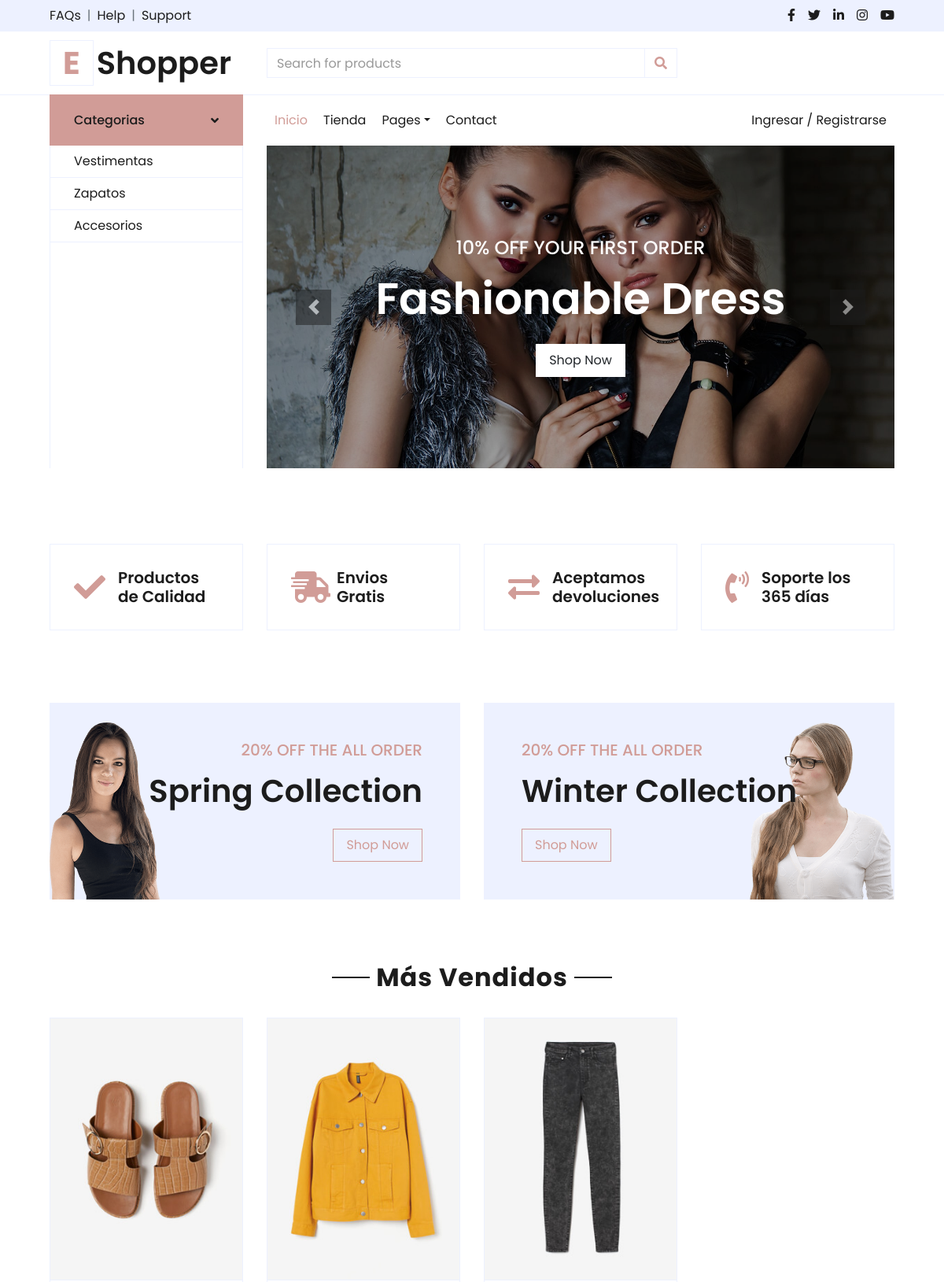
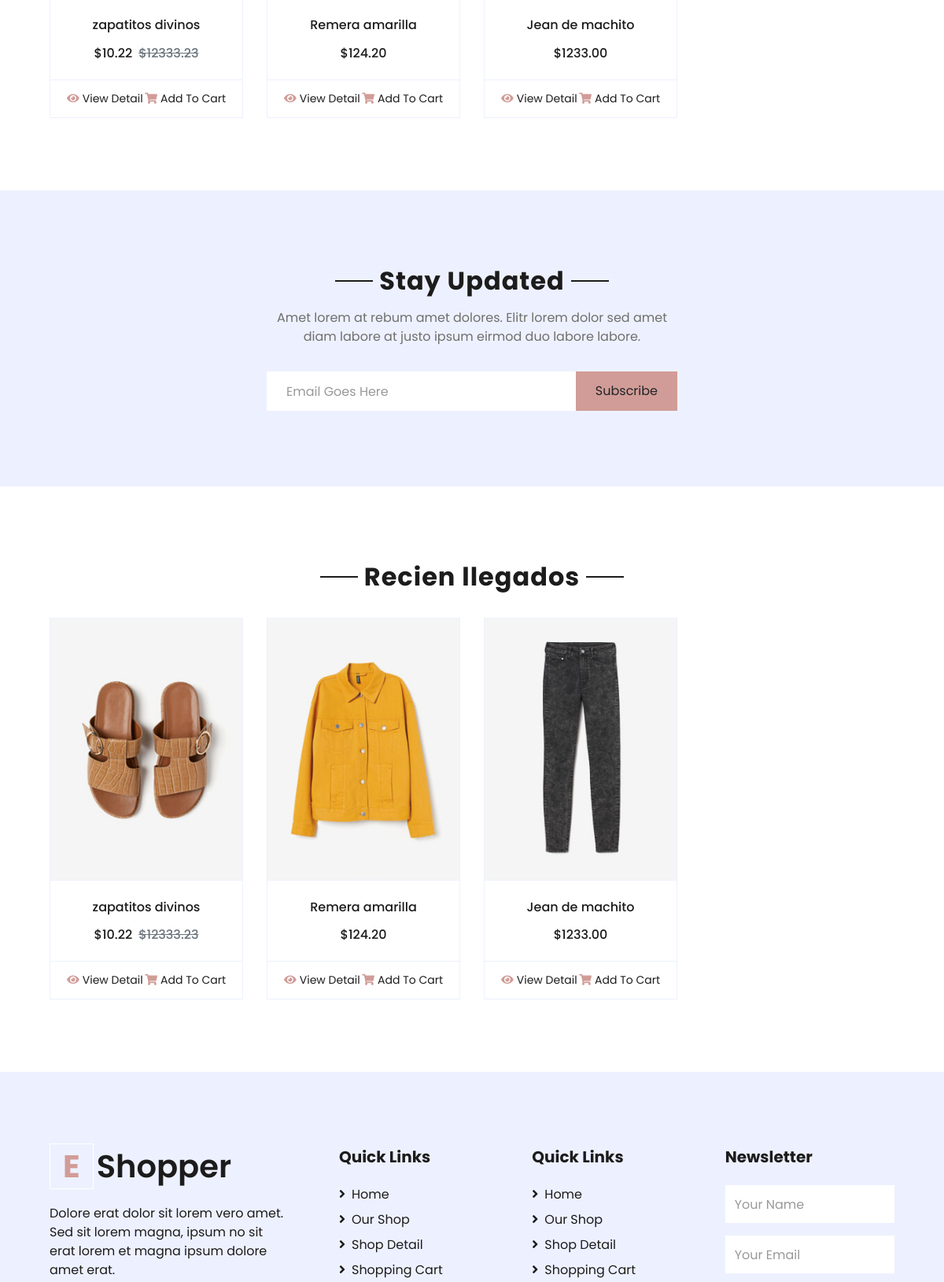
/ (upper part), run on an earlier commit of the app's database (2 pictures, top to bottom).
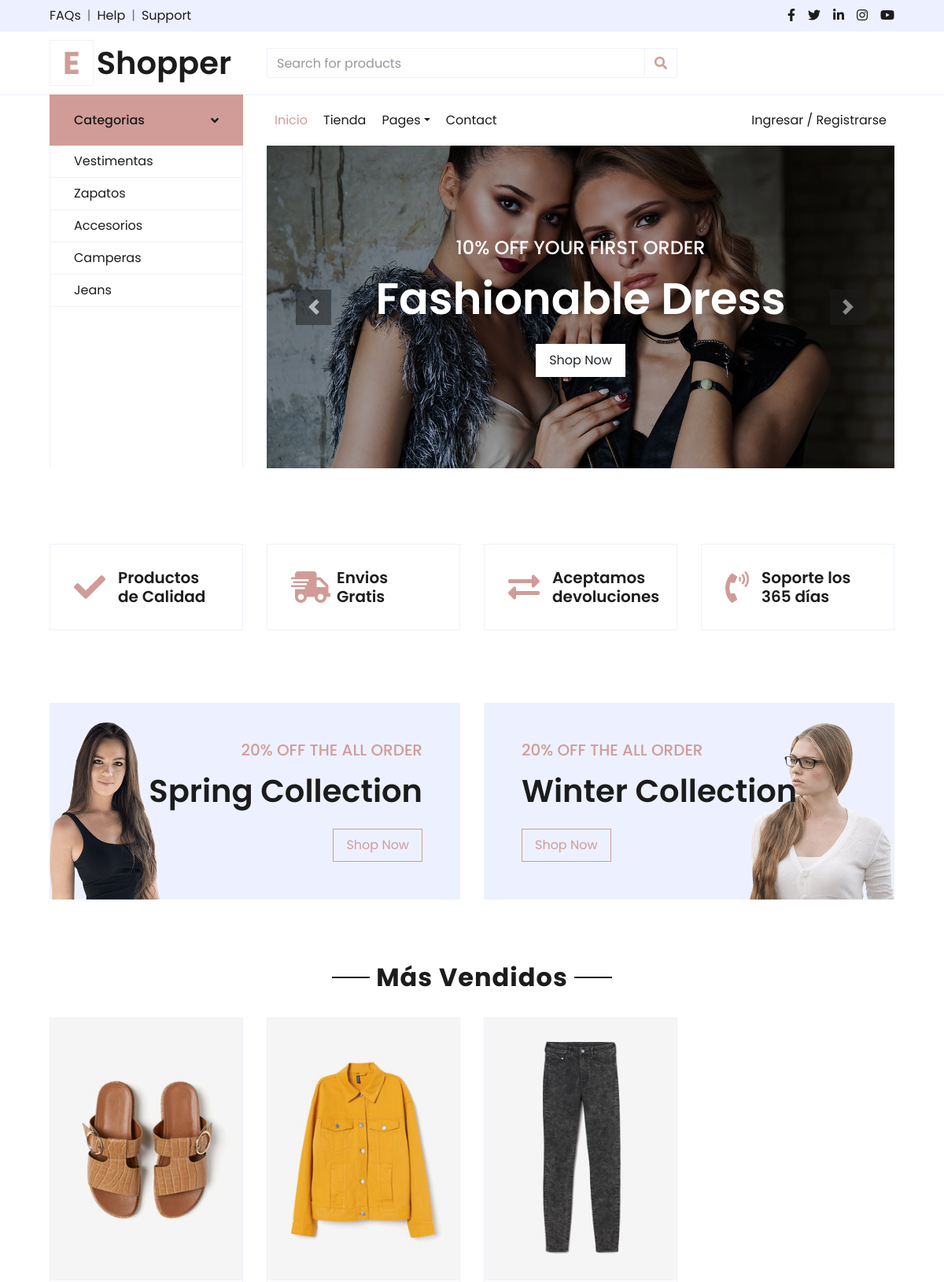
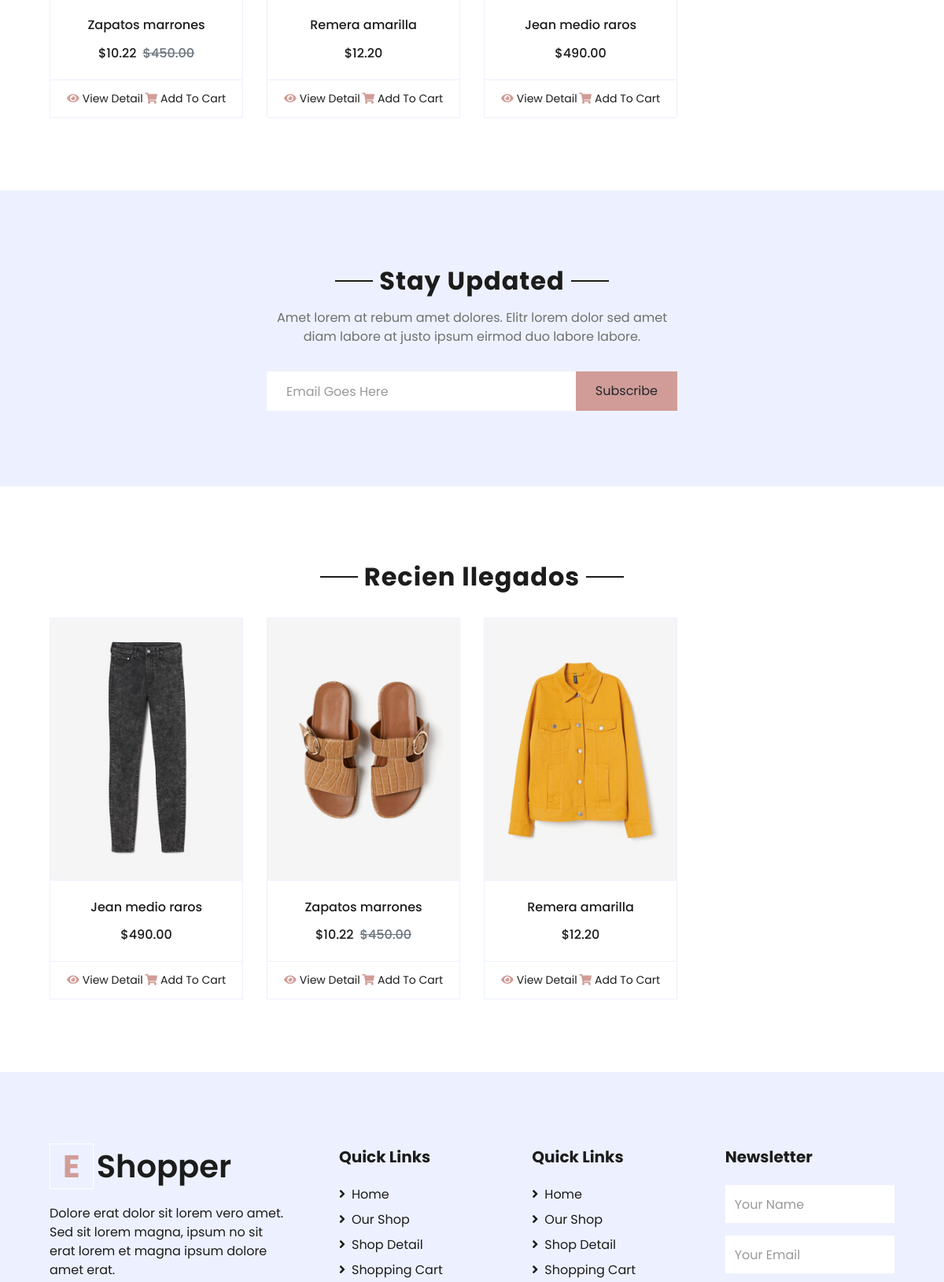
And on a later commit of the database (2 pictures, top to bottom).
### Tiendaweb/models.py (models this page shows, shortened)
class Categoria(models.Model):
	Nombre = models.CharField(max_length=30, primary_key=True)
	Cantidad = models.PositiveSmallIntegerField(default=0)
	Imagen = models.ImageField('Imagen:', upload_to='img_productos/Categoria/', default='')

class Imagene(models.Model):
	producto = models.ForeignKey(Producto, null=False, on_delete=models.CASCADE)
	Img1 = models.ImageField('Imagen Principal:', upload_to='img_productos/', default='')
	Recorte1 = ImageRatioField('Img1', '277x377')
	Img2 = models.ImageField('Imagen 2:', upload_to='img_productos/', default='')
	Recorte2 = ImageRatioField('Img2', '277x377')
	Img3 = models.ImageField('Imagen 3:', upload_to='img_productos/', default='')
	Recorte3 = ImageRatioField('Img3', '277x377')
	Img4 = models.ImageField('Imagen 4:', upload_to='img_productos/', default='')
	Recorte4 = ImageRatioField('Img4', '277x377')

class Producto(models.Model):
	Codigo = models.CharField(max_length=10, validators=[MinLengthValidator(10, 'Codigo inválido')], primary_key=True)
	Nombre = models.CharField(max_length=20)
	Desc = models.TextField(max_length=60)
	Marca = models.ForeignKey('Marca',on_delete=models.RESTRICT)
	Ano = models.DecimalField('Año', max_digits=4, decimal_places=0)
	Categoria = models.ForeignKey('Categoria',on_delete=models.RESTRICT)
	Temporada = models.CharField(max_length=1, choices=Temporada)
	Sexo = models.CharField(max_length=1, choices=Sexo)
	fecha_alta = models.DateField('Fecha de Alta', auto_now_add=True)
	Precio = models.DecimalField('Precio:', max_digits=9, decimal_places=2, validators=[MinValueValidator(0.01)])
	Precio_desc = models.DecimalField('Precio Descuento:', max_digits=9, decimal_places=2, default=0)
	Vendidos = models.DecimalField(default= 0, max_digits=4, decimal_places=0)
	S = models.IntegerField()
	M = models.IntegerField()
	L = models.IntegerField()
	XL = models.IntegerField()
	XXL = models.IntegerField()

### Tiendaweb/views.py (the view)
# urls.py: 2. Add a URL to urlpatterns:  path('', views.home, name='home')
def home(request):
	newitems = Producto.objects.order_by('fecha_alta')[:10]
	sellitems = Imagene.objects.all().select_related('producto').order_by('-producto__Vendidos')[:10]
	sellitemsh = Imagene.objects.all().select_related('producto').order_by('-producto__fecha_alta')[:10]
	context = {
		'sellitemsh':sellitemsh,
		'sellitems':sellitems,
		'items':newitems
	}
	return render(request, 'home.html', {'context':context,
		'Favorito':obtener_favoritos(request),
		'Carrito':obtener_carrito(request),
		'ListaCategoria':obtener_categoria()}
	)

### Tiendaweb/views.py (called while the page is built)
def obtener_categoria():  # Buscamos los productos (primeros 8), esto es solo para la pestaña productos
	catlist = Categoria.objects.all()[:8]
	return catlist

def obtener_carrito(request):  #Devuelve el carrito y sus items del usuario
	if request.user.is_authenticated:
		carrito, created = Carrito.objects.get_or_create(usuario=request.user)
		items = ItemCarrito.objects.filter(carrito=carrito)
		cantidad = ItemCarrito.objects.filter(carrito=carrito).count()
		context = {'carrito':carrito,
		'items': items, 'cantidad':cantidad}
	else:
		context = None
	return context

def obtener_favoritos(request): #Devuelve los favoritos marcados por el usuario
	if request.user.is_authenticated:
		fav = Favorito.objects.filter(usuario=request.user)
		cantidad = Favorito.objects.filter(usuario=request.user).count()
		contextfav = {'fav':fav,
		'cantidad': cantidad}
	else:
		contextfav = None
	return contextfav

### Tiendaweb/templates/home.html (shortened to what the changed rows need)
{% load static %}
{% load spurl %}
<!DOCTYPE html>
<html lang="en">
<head>
    <link href="https://cdnjs.cloudflare.com/ajax/libs/font-awesome/5.10.0/css/all.min.css" rel="stylesheet">
    <link href="{% static 'lib/owlcarousel/assets/owl.carousel.min.css' %}" rel="stylesheet">
    <link href="{% static 'css/style.css' %}" rel="stylesheet">
</head>
<body>
    <div class="container-fluid">
        <div class="row align-items-center py-3 px-xl-5">
            <div class="col-lg-3 d-none d-lg-block">
                <a href="{% url 'home' %}" class="text-decoration-none">
                    <h1 class="m-0 display-5 font-weight-semi-bold"><span class="text-primary font-weight-bold border px-3 mr-1">E</span>Shopper</h1>
                </a>
            </div>
		</div>
    </div>
    <div class="container-fluid mb-5">
        <div class="row border-top px-xl-5">
            <div class="col-lg-3 d-none d-lg-block">
                {% url "shop-list" as my_url %}
				<nav class="collapse show navbar navbar-vertical navbar-light align-items-start p-0 border border-top-0 border-bottom-0" id="navbar-vertical">
                    <div class="navbar-nav w-100 overflow-hidden" style="height: 410px">
                        {% for categoria in ListaCategoria %}
							<a href="{% spurl base=my_url set_query="Categoria={{categoria.Nombre}}" %}" class="nav-item nav-link">{{categoria.Nombre}}</a>
						{% endfor %}
                    </div>
                </nav>
            </div>
        </div>
    </div>
    <div class="container-fluid pt-5">
        <div class="row px-xl-5 pb-3">
            <div class="col-lg-3 col-md-6 col-sm-12 pb-1">
                <div class="d-flex align-items-center border mb-4" style="padding: 30px;">
                    <h1 class="fa fa-check text-primary m-0 mr-3"></h1>
                </div>
            </div>
            <div class="col-lg-3 col-md-6 col-sm-12 pb-1">
                <div class="d-flex align-items-center border mb-4" style="padding: 30px;">
                    <h1 class="fa fa-shipping-fast text-primary m-0 mr-2"></h1>
                </div>
            </div>
            <div class="col-lg-3 col-md-6 col-sm-12 pb-1">
                <div class="d-flex align-items-center border mb-4" style="padding: 30px;">
                    <h1 class="fas fa-exchange-alt text-primary m-0 mr-3"></h1>
                </div>
            </div>
            <div class="col-lg-3 col-md-6 col-sm-12 pb-1">
                <div class="d-flex align-items-center border mb-4" style="padding: 30px;">
                    <h1 class="fa fa-phone-volume text-primary m-0 mr-3"></h1>
                </div>
            </div>
        </div>
    </div>
    <div class="container-fluid offer pt-5">
        <div class="row px-xl-5">
            <div class="col-md-6 pb-4">
                <div class="position-relative bg-secondary text-center text-md-right text-white mb-2 py-5 px-5">
                    <div class="position-relative" style="z-index: 1;">
                        <h1 class="mb-4 font-weight-semi-bold">Spring Collection</h1>
                    </div>
                </div>
            </div>
            <div class="col-md-6 pb-4">
                <div class="position-relative bg-secondary text-center text-md-left text-white mb-2 py-5 px-5">
                    <div class="position-relative" style="z-index: 1;">
                        <h1 class="mb-4 font-weight-semi-bold">Winter Collection</h1>
                    </div>
                </div>
            </div>
        </div>
    </div>
    <div class="container-fluid pt-5">
        <div class="text-center mb-4">
            <h2 class="section-title px-5"><span class="px-2">Más Vendidos</span></h2>
        </div>
        <div class="row px-xl-5 pb-3">
            {% for item in context.sellitems %}
				<div class="col-lg-3 col-md-6 col-sm-12 pb-1">
					<div class="card product-item border-0 mb-4">
						<div class="card-header product-img position-relative overflow-hidden bg-transparent border p-0">
							<img class="img-fluid w-100" src="{{item.Img1.url}}" alt="">
						</div>
						<div class="card-body border-left border-right text-center p-0 pt-4 pb-3">
							<h6 class="text-truncate mb-3">{{item.producto.Nombre}}</h6>
							<div class="d-flex justify-content-center">
								{% if item.producto.Precio_desc != 0.00 %}
									<h6>${{item.producto.Precio_desc}}</h6><h6 class="text-muted ml-2"><del>${{item.producto.Precio}}</del></h6>
								{% else %}
									<h6>${{item.producto.Precio}}</h6>
								{% endif %}
							</div>
						</div>
						<div class="card-footer d-flex justify-content-between bg-light border">
							<a href="{% url 'shop-prod' item.producto.Codigo %}" class="btn btn-sm text-dark p-0"><i class="fas fa-eye text-primary mr-1"></i>View Detail</a>
							<a href="#" class="btn btn-sm text-dark p-0"><i class="fas fa-shopping-cart text-primary mr-1"></i>Add To Cart</a>
						</div>
					</div>
				</div>
			{% endfor %}
		</div>
    </div>
    <div class="container-fluid bg-secondary my-5">
        <div class="row justify-content-md-center py-5 px-xl-5">
            <div class="col-md-6 col-12 py-5">
                <div class="text-center mb-2 pb-2">
                    <h2 class="section-title px-5 mb-3"><span class="bg-secondary px-2">Stay Updated</span></h2>
                </div>
            </div>
        </div>
    </div>
    <div class="container-fluid pt-5">
        <div class="text-center mb-4">
            <h2 class="section-title px-5"><span class="px-2">Recien llegados</span></h2>
        </div>
        <div class="row px-xl-5 pb-3">
            {% for item in context.sellitemsh %}
				<div class="col-lg-3 col-md-6 col-sm-12 pb-1">
					<div class="card product-item border-0 mb-4">
						<div class="card-header product-img position-relative overflow-hidden bg-transparent border p-0">
							<img class="img-fluid w-100" src="{{item.Img1.url}}" alt="">
						</div>
						<div class="card-body border-left border-right text-center p-0 pt-4 pb-3">
							<h6 class="text-truncate mb-3">{{item.producto.Nombre}}</h6>
							<div class="d-flex justify-content-center">
								{% if item.producto.Precio_desc != 0.00 %}
									<h6>${{item.producto.Precio_desc}}</h6><h6 class="text-muted ml-2"><del>${{item.producto.Precio}}</del></h6>
								{% else %}
									<h6>${{item.producto.Precio}}</h6>
								{% endif %}
							</div>
						</div>
						<div class="card-footer d-flex justify-content-between bg-light border">
							<a href="#" class="btn btn-sm text-dark p-0"><i class="fas fa-eye text-primary mr-1"></i>View Detail</a>
							<a href="#" class="btn btn-sm text-dark p-0"><i class="fas fa-shopping-cart text-primary mr-1"></i>Add To Cart</a>
						</div>
					</div>
				</div>
			{% endfor %}
        </div>
    </div>
    <div class="container-fluid bg-secondary text-dark mt-5 pt-5">
        <div class="row px-xl-5 pt-5">
            <div class="col-lg-4 col-md-12 mb-5 pr-3 pr-xl-5">
                <a href="{% static '" class="text-decoration-none">
                    <h1 class="mb-4 display-5 font-weight-semi-bold"><span class="text-primary font-weight-bold border border-white px-3 mr-1">E</span>Shopper</h1>
                </a>
            </div>
        </div>
    </div>
</body>
</html>

What changed in the data, as far as the page shows it:
added Categoria: Nombre "Camperas"
added Categoria: Nombre "Jeans"
changed through a linked row, Imagene: producto.Nombre "zapatitos divinos" → "Zapatos marrones"; producto.Precio "12333.23" → "450.00"
changed through a linked row, Imagene "Remera amarilla": producto.Precio "124.20" → "12.20"
changed through a linked row, Imagene: producto.Nombre "Jean de machito" → "Jean medio raros"; producto.Precio "1233.00" → "490.00"; moves up the list
